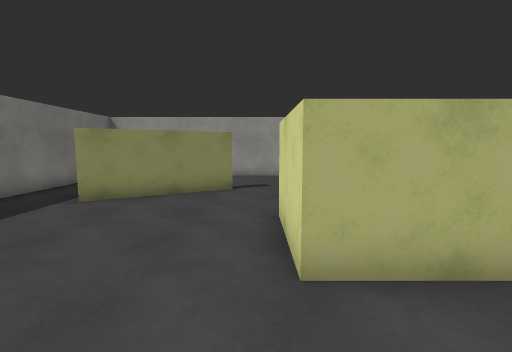
View 1 (above)

16 first-person views from a walk through a 3-D level made in the Unity game engine. The camera is 1.5 m above the floor, tilts 6° down and sees 85° across. The floor is counted in squares, 1 m on a side. Each view is taken from the middle of a square. On the plan, view 1 faces up. The plan holds only what a view shows up to about 14 squares ahead; the rest is blank. The player character is not drawn. Surface patterns are stand-ins for the level's own textures.

View 2
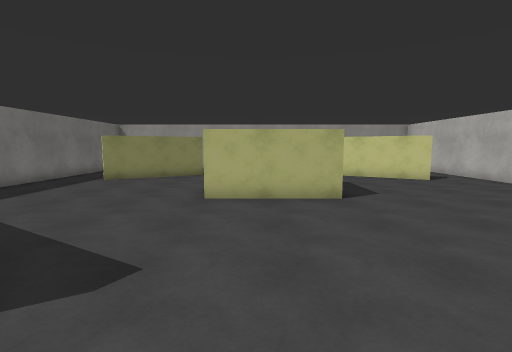

View 3
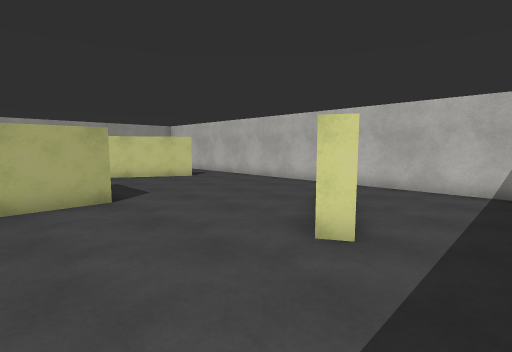

View 4
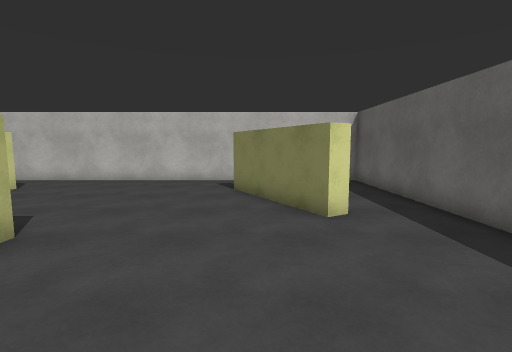

View 5
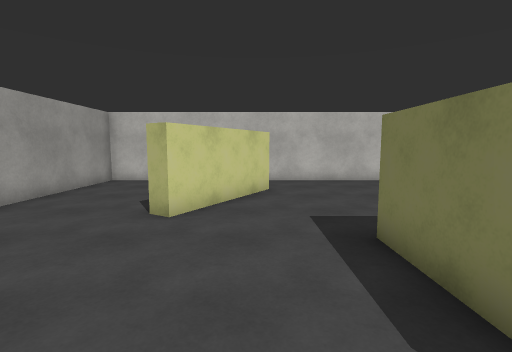

View 6
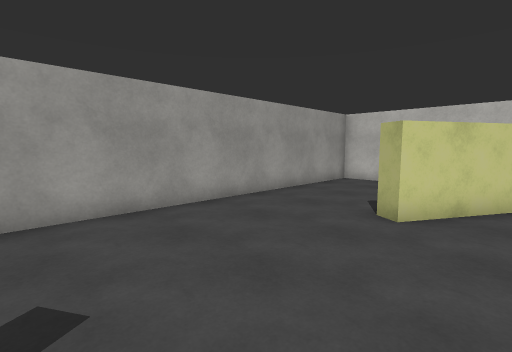

View 7
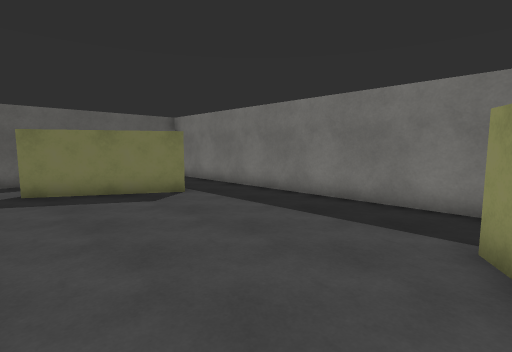

View 8
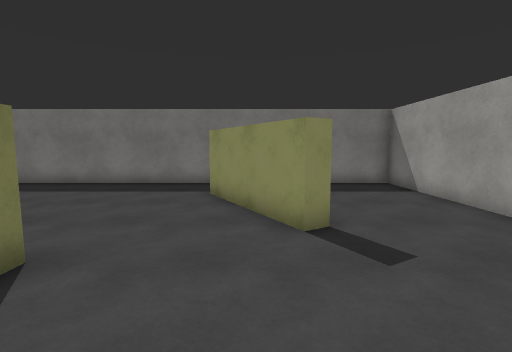

View 9
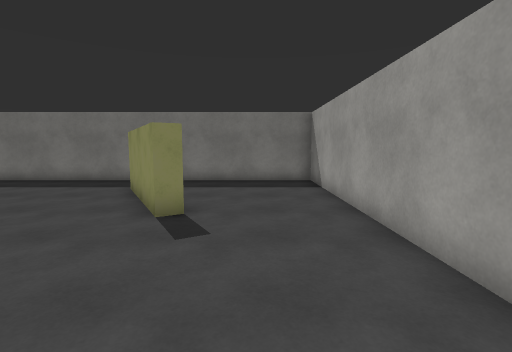

View 10
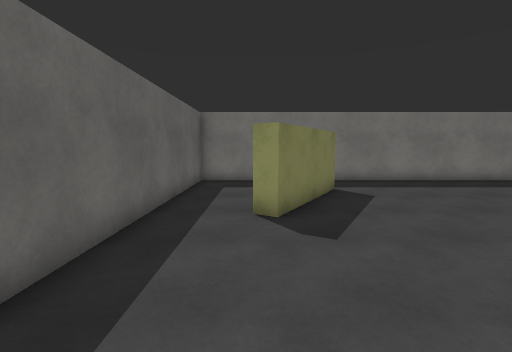

View 11
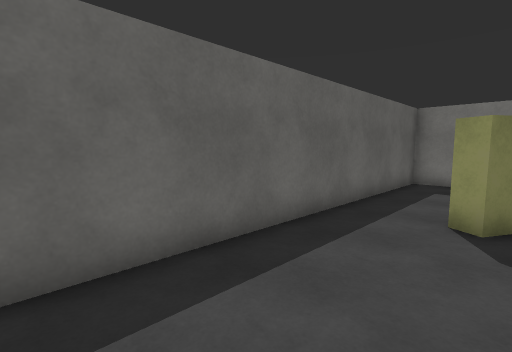

View 12
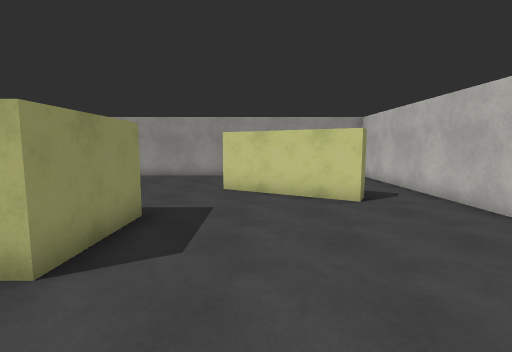

View 13
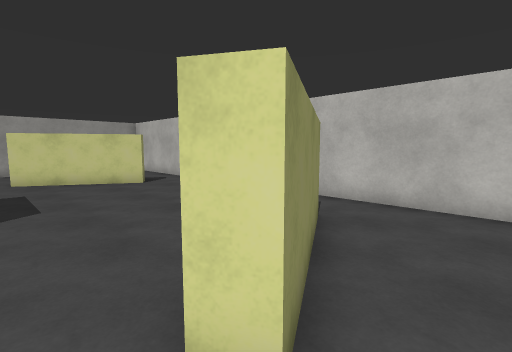

View 14
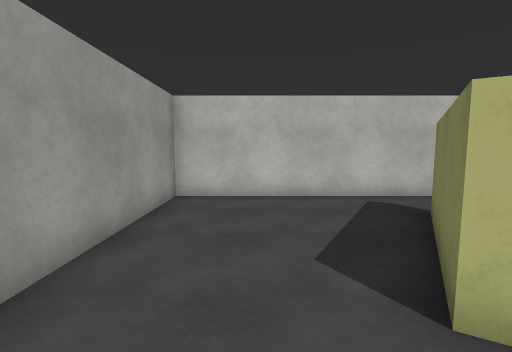

View 15
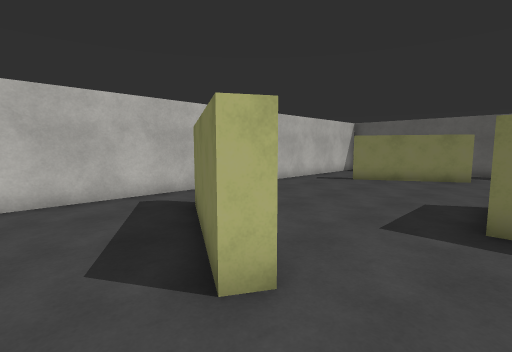

View 16
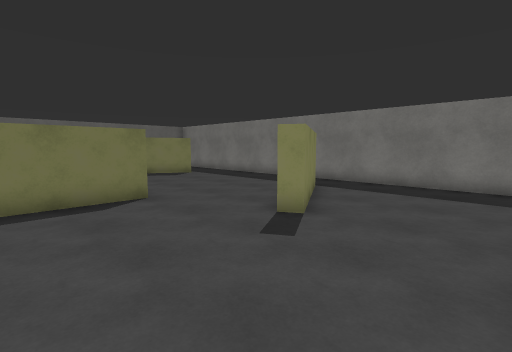

### Floor plan
Points are (right, up) in squares from view 1. A wall is a line through its corners. A room is listed if a view was taken in it or the views show most of it. See-through windows are left out.
Room 1 (views 1, 2, 3, 4, 5, 6, 7, 8, 9, 10, 11, 12, 13, 14, 15, 16)
walls: (0.5, 6) (4.5, 6) (4.5, 3) (0.5, 3) (0.5, 6); (5.8, 9.8) (6.1, 10.4) (10.2, 8.1) (9.9, 7.5) (5.8, 9.8); (-5.2, 8.1) (-1.1, 10.4) (-0.8, 9.9) (-5, 7.5); (-4.9, -0.2) (-0.8, -2.5) (-1.2, -3.1); (6.1, -3.1) (5.8, -2.5) (9.9, -0.2); (12.5, -0.5) (12.5, 14.4) (-7.5, 14.4) (-7.5, -1.4); (-3.5, -5.4) (4.5, -5.4)
ways out: opening at (5.5, -4.5) to room 2; opening at (11.5, -1) to room 2; opening at (-6.5, -1) to room 3; opening at (-3.5, -3.5) to room 3
Room 2 (no view inside)
walls: (10.2, -0.7) (6.1, -3.1); (4.5, -5.4) (12.5, -5.4) (12.5, -0.5)
ways out: opening at (5.5, -4.5) to room 1; opening at (11.5, -1) to room 1
Room 3 (no view inside)
walls: (-7.5, -1.4) (-7.5, -5.4) (-3.5, -5.4)
ways out: opening at (-6.5, -1) to room 1; opening at (-3.5, -3.5) to room 1

Positions as (right, up) in squares from view 1, and headings:
1: (0, 0), facing up
2: (2, -5), facing up
3: (2, -5), facing up-right
4: (0, -1), facing right
5: (0, 8), facing right
6: (0, 8), facing up-right
7: (0, 8), facing down-left
8: (4, 9), facing left
9: (5, 12), facing left
10: (5, -3), facing left
11: (5, -2), facing down-left
12: (7, 0), facing up
13: (5, -4), facing up-right
14: (4, 12), facing right
15: (4, 12), facing down-right
16: (4, 14), facing down-left
